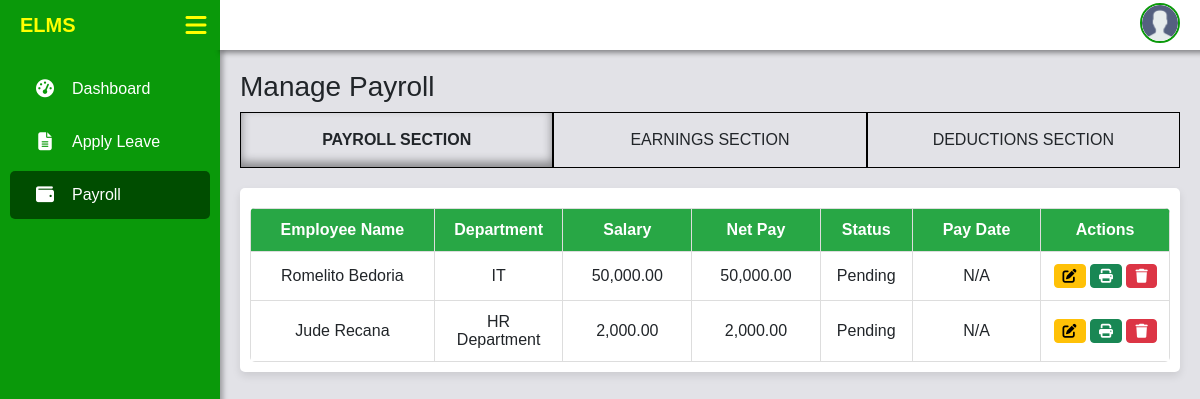
Page /admin/manage_payroll.php on the committed database.
### tables this page shows
CREATE TABLE `users` (
  `user_id` int(11) NOT NULL,
  `first_name` varchar(50) NOT NULL,
  `middle_name` varchar(50) DEFAULT NULL,
  `last_name` varchar(50) NOT NULL,
  `email` varchar(100) NOT NULL,
  `password` varchar(255) NOT NULL,
  `role` enum('Admin','Employee') NOT NULL,
  `gender` enum('Male','Female') NOT NULL,
  `phone` varchar(20) DEFAULT NULL,
  `address` text DEFAULT NULL,
  `birthdate` date DEFAULT NULL,
  `employment_start_date` date DEFAULT NULL,
  `employment_end_date` date DEFAULT NULL,
  `department_id` int(11) DEFAULT NULL,
  `created_at` timestamp NOT NULL DEFAULT current_timestamp(),
  `profile_picture` varchar(255) DEFAULT NULL,
  `employee_type` varchar(50) NOT NULL,
  `salary` decimal(10,2) NOT NULL DEFAULT 0.00,
  `leave_balance` int(11) NOT NULL DEFAULT 0,
  `reset_token` varchar(64) DEFAULT NULL,
  `token_expiry` datetime DEFAULT NULL
);

CREATE TABLE `departments` (
  `id` int(11) NOT NULL,
  `department_name` varchar(100) NOT NULL,
  `department_description` text DEFAULT NULL,
  `created_at` timestamp NOT NULL DEFAULT current_timestamp()
);

### admin/manage_payroll.php (the view, shortened to what this page needs)
<?php
    include '../includes/navbar.php';
?>
<!DOCTYPE html>
<html lang="en">
<head>
    <link rel="stylesheet" href="https://cdn.datatables.net/2.2.2/css/dataTables.dataTables.css" />
    <link href="https://cdn.jsdelivr.net/npm/bootstrap@5.3.0/dist/css/bootstrap.min.css" rel="stylesheet">
</head>
<body>
    <div class="content">
        <h3>Manage Payroll</h3>
        <div class="tabs">
            <div class="tab active" onclick="switchTab(event, 'payroll')">PAYROLL SECTION</div>
            <div class="tab" onclick="switchTab(event, 'earnings')">EARNINGS SECTION</div>
            <div class="tab" onclick="switchTab(event, 'deductions')">DEDUCTIONS SECTION</div>
        </div>
        <div id="payroll" class="tab-content active">
            <div class="payroll-container">
                <table class="payroll-table" id="payrollTable" style="width:100%">
                    <thead>
                        <tr>
                            <th>Employee Name</th>
                            <th>Department</th>
                            <th>Salary</th>
                            <th>Net Pay</th>
                            <th>Status</th>
                            <th>Pay Date</th>
                            <th>Actions</th>
                        </tr>
                    </thead>
                    <tbody>
                        <?php
                            try {
                                $stmt = $pdo->prepare("SELECT u.user_id, u.first_name, u.last_name,
                                                            d.department_name,
                                                            COALESCE(p.salary, u.salary, 0.00) AS salary,
                                                            COALESCE(p.net_pay, u.salary - (COALESCE(p.deductions, 0)), 0.00) AS net_pay,
                                                            COALESCE(p.status, 'pending') AS status,
                                                            COALESCE(p.pay_date, 'N/A') AS pay_date
                                                        FROM users u
                                                        LEFT JOIN departments d ON u.department_id = d.id
                                                        LEFT JOIN payroll p ON u.user_id = p.user_id
                                                        AND p.pay_date = (SELECT MAX(pay_date) FROM payroll WHERE user_id = p.user_id)
                                                        WHERE u.role = 'Employee'
                                                        ORDER BY u.last_name ASC, p.pay_date DESC");
                                $stmt->execute();
                                $payrolls = $stmt->fetchAll(PDO::FETCH_ASSOC);
                                foreach ($payrolls as $row):
                        ?>
                        <tr>
                            <td><?= htmlspecialchars($row['first_name'] . ' ' . $row['last_name']); ?></td>
                            <td><?= htmlspecialchars($row['department_name']); ?></td>
                            <td class="salary"><?= number_format($row['salary'], 2); ?></td>
                            <td class="net-pay"><?= number_format($row['net_pay'], 2); ?></td>
                            <td class="<?= ($row['status'] == 'paid') ? 'status-approved' : 'status-pending'; ?>">
                                <?= htmlspecialchars(ucfirst($row['status'])); ?>
                            </td>
                            <td><?= htmlspecialchars($row['pay_date']); ?></td>
                            <td>
                                <button class="btn btn-sm btn-warning" data-bs-toggle="tooltip" data-bs-placement="top" title="Edit"
                                    onclick="openEditModal(<?= $row['user_id']; ?>)">
                                    <i class="fas fa-edit"></i>
                                </button>
                                <button class="btn btn-sm btn-success" data-bs-toggle="tooltip" data-bs-placement="top" title="Print Payslip"
                                    onclick="window.location.href='print_payslip.php?id=<?= $row['user_id']; ?>'">
                                    <i class="fas fa-print"></i>
                                </button>
                                <button class="btn btn-sm btn-danger" data-bs-toggle="tooltip" data-bs-placement="top" title="Delete Payroll"
                                    onclick="confirmDelete(<?= $row['user_id']; ?>)">
                                    <i class="fas fa-trash"></i>
                                </button>
                            </td>
                        </tr>
                        <?php
                                endforeach;
                            } catch (PDOException $e) {
                                echo "<tr><td colspan='7'>Error: " . $e->getMessage() . "</td></tr>";
                            }
                        ?>
                    </tbody>
                </table>
            </div>
        </div>
    </div>
</body>
</html>

### includes/fade_in.php (style rules this page uses)
body { opacity: 0; transition: opacity 1s ease-in; }
body.fade-in { opacity: 1; }

### includes/navbar.php (style rules this page uses)
body { margin: 0; font-family: Arial, sans-serif; }

### admin/manage_payroll.php (style rules this page uses)
body { font-family: Arial, sans-serif; margin: 0; overflow-x: auto !important; background-color: #e2e2e7; }
.content { margin-left: 220px; padding: 70px 20px 0 20px; transition: margin-left 0.3s ease-in-out; }
.tabs { display: flex; justify-content: space-between; margin-bottom: 20px; }
.tab { flex: 1; padding: 15px; text-align: center; cursor: pointer; border: 1px solid black; position: relative; }
.tab.active { box-shadow: inset 0px -5px 10px rgba(0, 0, 0, 0.4); font-weight: bold; }
.tab-content { display: none; padding: 10px; background: white; border-radius: 5px; box-shadow: 0px 4px 8px rgba(0, 0, 0, 0.1); }
.tab-content.active { display: block; }
table { width: 100%; border-collapse: collapse; margin-top: 10px; background: white; border-radius: 5px; overflow: hidden; }
th, td { padding: 12px; border: 1px solid #ddd; text-align: center !important; }
th { background: #28a745; color: white; }
th:nth-of-type(1), td:nth-of-type(1) { width: 20%; }
th:nth-of-type(2), td:nth-of-type(2) { width: 14%; }
th:nth-of-type(3), td:nth-of-type(3) { width: 14%; }
th:nth-of-type(4), td:nth-of-type(4) { width: 14%; }
th:nth-of-type(5), td:nth-of-type(5) { width: 10%; }
th:nth-of-type(6), td:nth-of-type(6) { width: 14%; }
th:nth-of-type(7), td:nth-of-type(7) { width: 14%; }

### rows in the picture
users: first_name+last_name "Romelito Bedoria", department.department_name "IT", salary "50,000.00", net_pay "50,000.00", status "Pending", pay_date "N/A"
users: first_name+last_name "Jude Recana", department.department_name "HR Department", salary "2,000.00", net_pay "2,000.00", status "Pending", pay_date "N/A"
